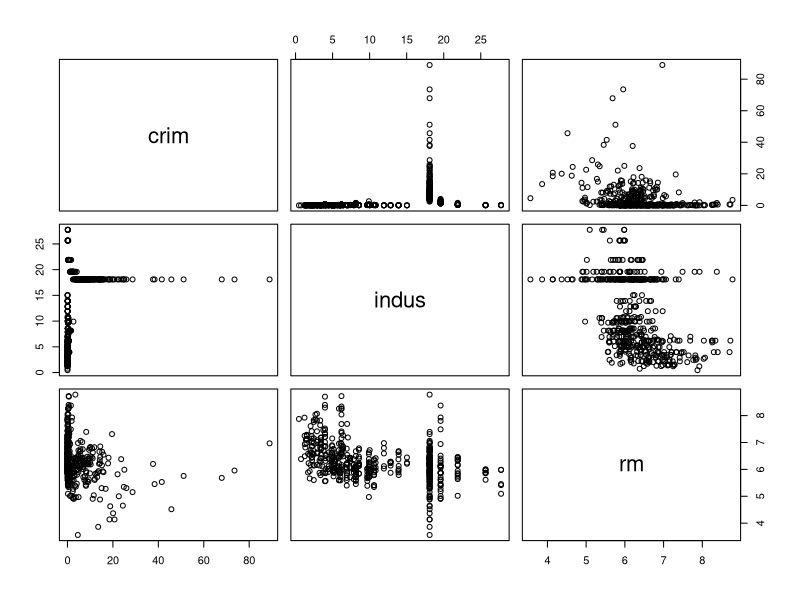
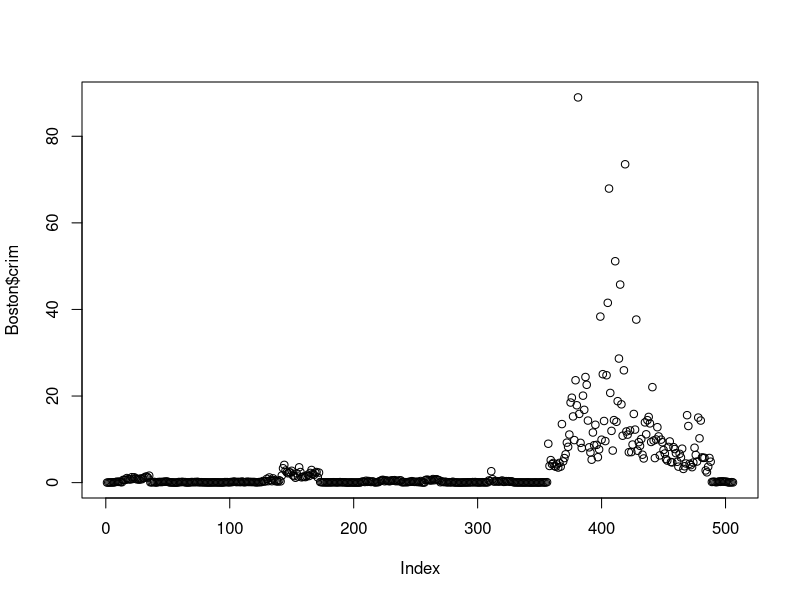
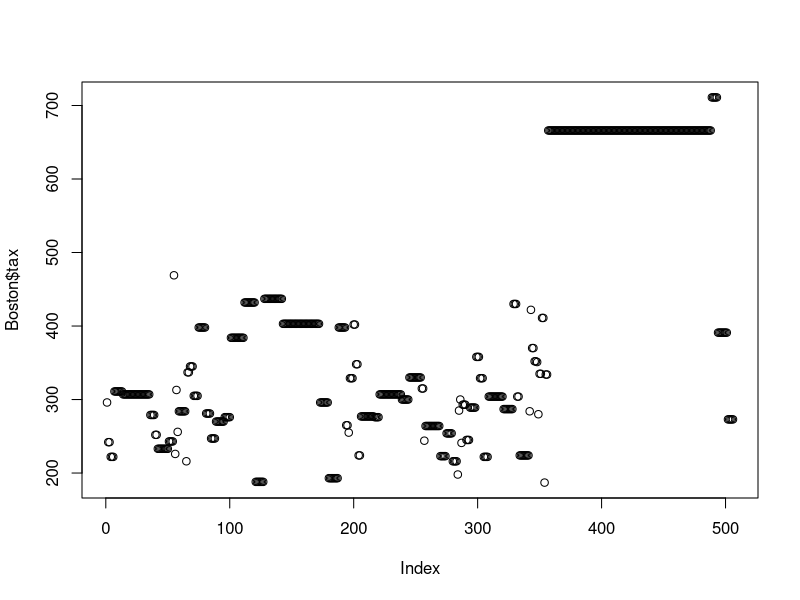
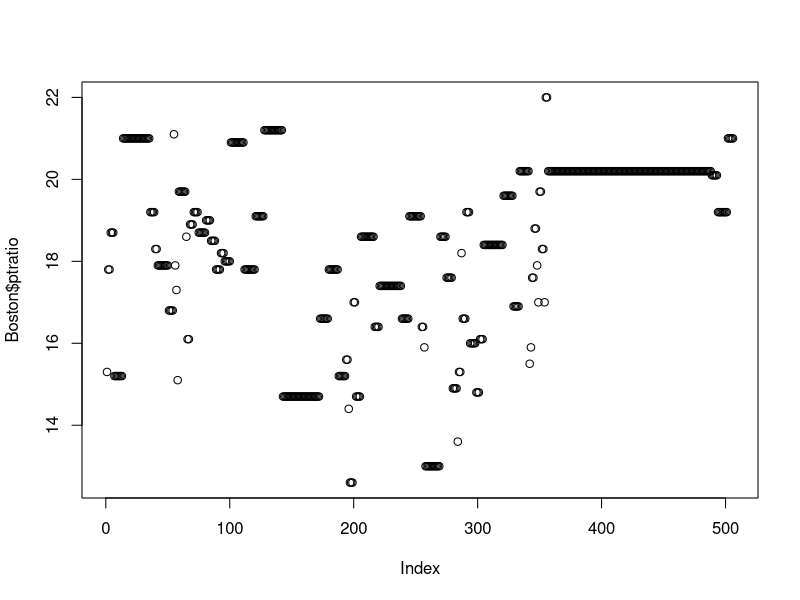
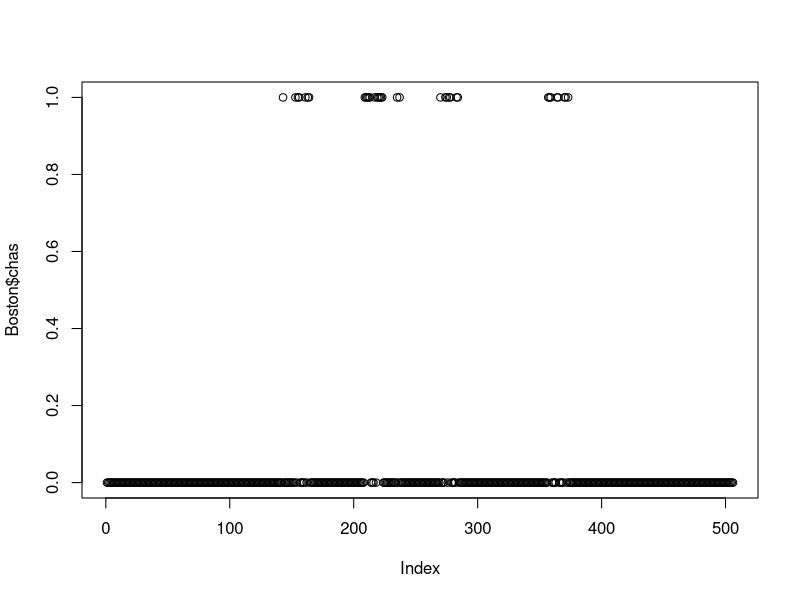
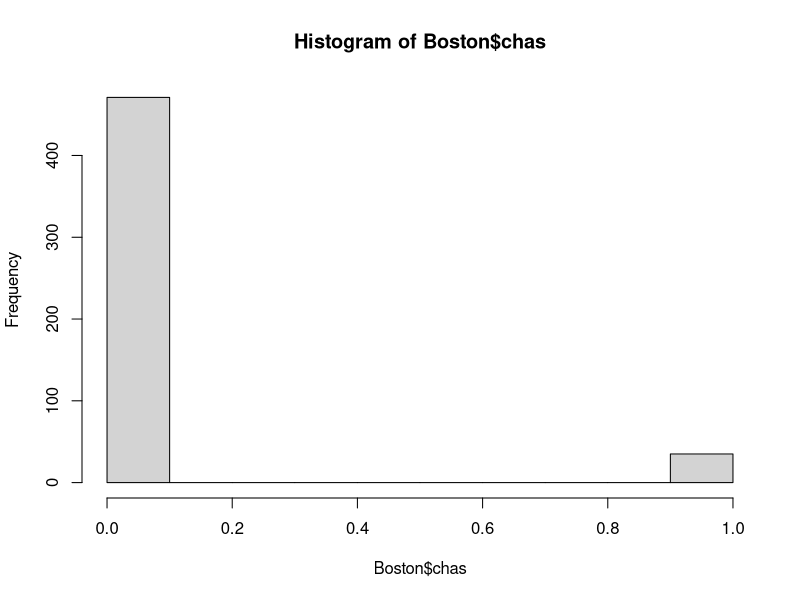
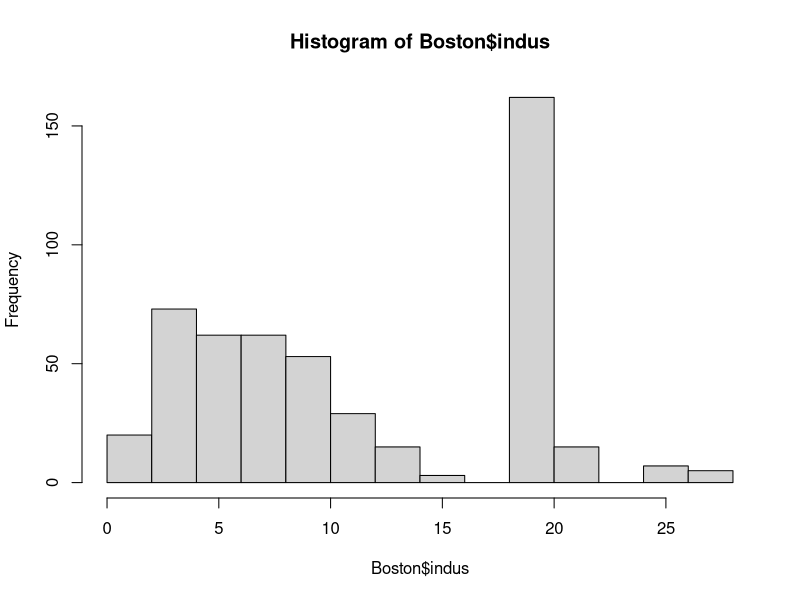
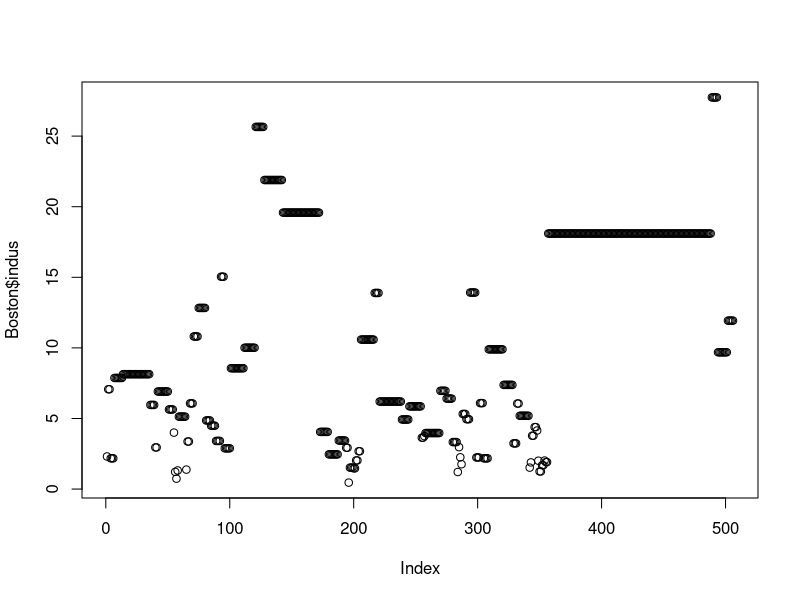

Recreate these plots in R, in order.
#This exercise involves the Boston housing data set
#a) To begin, load in the Boston data set. The Boston data set is part of the MASS library in R
library(MASS)
Boston
?Boston
View(Boston)
#There are 506 rows and 14 columns in this data set. The rows and columns represent suburbs of Boston and variables
#that impact housing values (e.g. crime, highways, etc.), respectively.

#b) Make some pairwise scatterplots of the predictors (columns) in this data set. Describe your findings.
pairs(~ crim + indus + rm, Boston)
#I created a scatterplot matrix using the predictors: crime rate per capita (crim), proportion of non-retail business (indus), and average number of rooms (rm). This yielded 6 scatterplots.
#There is a slight positive relationship between number of rooms and crime. There is a particularly strong relationship between a certain non-retail business and crime. 
#There seems to be a negligible relationship between rooms and non-retail business.

#c) Are any of the predictors associated with per capita crime rate? If so, explain the relationship.
plot(Boston$crim)
plot(Boston$tax)
plot(Boston$ptratio)
plot(Boston$chas)
hist(Boston$chas)
summary(Boston$chas)
summary(Boston$chas==1)
summary(Boston$ptratio)
which.min(Boston$age)
which.min(Boston$medv)
hist(Boston$indus)
plot(Boston$indus)
summary(Boston)
which.max(Boston$rm)
summary(Boston$rm>7)
summary(Boston$rm>8)
